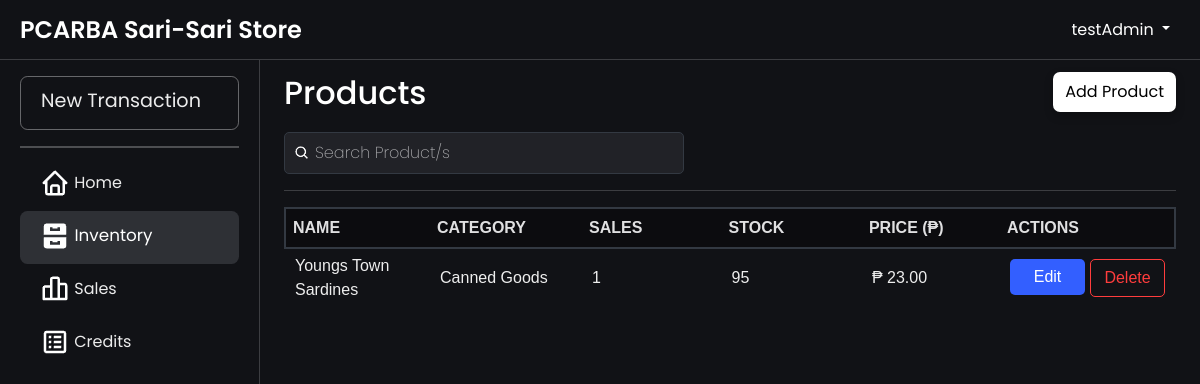
The page /inventory.php (signed in) on the database its author committed.
### tables this page shows
CREATE TABLE `products` (
  `productId` int(11) NOT NULL AUTO_INCREMENT,
  `productName` varchar(100) NOT NULL,
  `productCategory` varchar(100) NOT NULL,
  `unitPrice` decimal(10,2) NOT NULL,
  `stockLevel` int(11) NOT NULL,
  `reorderLevel` int(11) NOT NULL,
  `costPrice` decimal(10,2) NOT NULL,
  `userId` int(11) NOT NULL,
  PRIMARY KEY (`productId`),
  KEY `users_product` (`userId`),
  CONSTRAINT `users_product` FOREIGN KEY (`userId`) REFERENCES `users` (`userId`)
);

### htdocs/inventory.php (the view, shortened to what this page needs)
<?php
include 'db.php';
$query = "
    SELECT p.*, COALESCE(SUM(si.quantity), 0) AS salesCount
    FROM products p
    LEFT JOIN sale_item si ON p.productId = si.productId
    GROUP BY p.productId
";
$result = $conn->query($query);
$products = $result->fetch_all(MYSQLI_ASSOC);
?>
<!DOCTYPE html>
<html lang="en">
<head>
    <link href="css/bootstrap.min.css" rel="stylesheet">
    <link rel="stylesheet" href="css/layer1.css">
</head>
<body>
    <?php include 'navbar.php'; ?>
    <div class="main-content">
        <div class="container">
            <div class="table-wrapper">
                <div class="header-container">
                    <h2>Products</h2>
                    <div class="button">
                        <a href="insertProduct.php">Add Product</a>
                    </div>
                </div>
                <div class="search-container">
                    <div class="search-wrapper">
                        <img src="images/search-icon.png" alt="Search" class="search-icon">
                        <input type="text" id="searchBar" placeholder="Search Product/s" onkeyup="filterProducts(); toggleClearIcon();">
                    </div>
                </div>
                <hr style="height: 1px; border: none; color: rgb(187, 188, 190); background-color: rgb(187, 188, 190);">
                <table id="productTable">
                    <thead>
                        <tr align="left">
                            <th>Name</th>
                            <th>Category</th>
                            <th>Sales</th>
                            <th>Stock</th>
                            <th>Price (₱)</th>
                            <th>Actions</th>
                        </tr>
                    </thead>
                    <tbody>
                        <?php if (empty($products)) { ?>
                            <tr>
                                <td colspan="5" style="text-align: center;">No products found. <a href="insertProduct.php">Stock a product</a>.</td>
                            </tr>
                        <?php } else { ?>
                            <?php foreach ($products as $product) { ?>
                                <tr>
                                    <td><?php echo htmlspecialchars($product['productName']); ?></td>
                                    <td><?php echo htmlspecialchars($product['productCategory']); ?></td>
                                    <td><?php echo htmlspecialchars($product['salesCount']); ?></td>
                                    <td><?php echo htmlspecialchars($product['stockLevel']); ?></td>
                                    <td>₱ <?php echo htmlspecialchars($product['unitPrice']); ?></td>
                                    <td>
                                        <div class="action-buttons">
                                            <form method="post" style="display:inline;">
                                                <a href="editProduct.php?productName=<?php echo urlencode($product['productName']); ?>" class="btn-action btn-edit">
                                                    <span>Edit</span>
                                                </a>
                                            </form>
                                            <form method="post" style="display:inline;" onsubmit="return confirmDelete()">
                                                <button type="submit" name="delete_product" class="btn-action btn-delete">
                                                    <span>Delete</span>
                                                </button>
                                            </form>
                                        </div>
                                    </td>
                                </tr>
                            <?php } ?>
                        <?php } ?>
                    </tbody>
                </table>
            </div>
        </div>
    </div>
</body>
</html>

### htdocs/css/layer1.css (style rules this page uses)
body { background-color: rgb(17, 18, 22); font-family: "Poppins", serif; color: white; }

### htdocs/inventory.php (style rules this page uses)
.search-container { margin-top: 10px; display: flex; justify-content: space-between; align-items: center; gap: 10px; position: relative; width: 100%; }
.header-container { display: flex; justify-content: space-between; align-items: center; }
.search-wrapper { display: flex; align-items: center; position: relative; width: 100%; max-width: 400px; }
.search-wrapper .search-icon { position: absolute; left: 10px; width: 16px; height: 16px; }
.search-wrapper input { padding: 8px 8px 8px 30px; width: 100%; border-radius: 5px; border: 1px solid #333942; background-color: rgba(33, 34, 39, 255); color: #f7f7f8; }
.search-wrapper input::placeholder { color: rgba(247, 247, 248, 0.64); font-weight: 200; }
table { font-family: Arial, Helvetica, sans-serif; width: 100%; border-collapse: separate; border-spacing: 0 10px; }
table thead { position: sticky; top: 0; z-index: 10; background-color: #1f1f1f; }
table th { padding: 7px; background-color: #0c0c0f; color: rgba(247, 247, 248, 0.9); font-weight: bold; text-transform: uppercase; font-size: 1rem; box-shadow: 0 4px 8px rgba(0, 0, 0, 0.83); border-top: 2px solid #333942; border-bottom: 2px solid #333942; width: 20%; }
table th:first-child { border-left: 2px solid #333942; border-top: 2px solid #333942; border-bottom: 2px solid #333942; }
table th:last-child { border-right: 2px solid #333942; border-top: 2px solid #333942; border-bottom: 2px solid #333942; width: 150px; }
table td { padding: 5px 10px; font-size: 1rem; color: #eee; margin: 0 5px; width: 20%; }
table td:last-child { width: 150px; }
table tr { background-color: transparent; }
table tr td:first-child { border-top-left-radius: 7px; border-bottom-left-radius: 7px; }
table tr td:last-child { border-top-right-radius: 7px; border-bottom-right-radius: 7px; }
.button a { background: transparent; display: inline-block; padding: 8px 12px; background-color: rgb(255, 255, 255); color: #000; text-decoration: none; border-radius: 7px; box-shadow: 0 4px 8px rgba(0, 0, 0, 0.26); transition: all 0.3s ease; margin-bottom: 10px; }
.btn-action { text-decoration: none; padding: 6px 10px; font-size: 1rem; border-radius: 5px; transition: all 0.3s ease; display: inline-flex; align-items: center; justify-content: center; min-width: 75px; text-align: center; box-sizing: border-box; }
.btn-action span { display: inline; }
.btn-edit { background-color: #335fff !important; color: white !important; }
.btn-delete { border: 1px solid #ff3d3d !important; background-color: transparent !important; color: #ff3d3d !important; }
.action-buttons { display: flex; gap: 5px; }

### htdocs/navbar.php (style rules this page uses)
.main-content { padding: 1%; margin-top: 60px; margin-left: 260px; transition: margin-left 0.3s; }

### rows shown on the page
products: productName "Youngs Town Sardines", productCategory "Canned Goods", salesCount "1", stockLevel "95", unitPrice "23.00"

### other values the page prints
$_SESSION['username'] "testAdmin"
